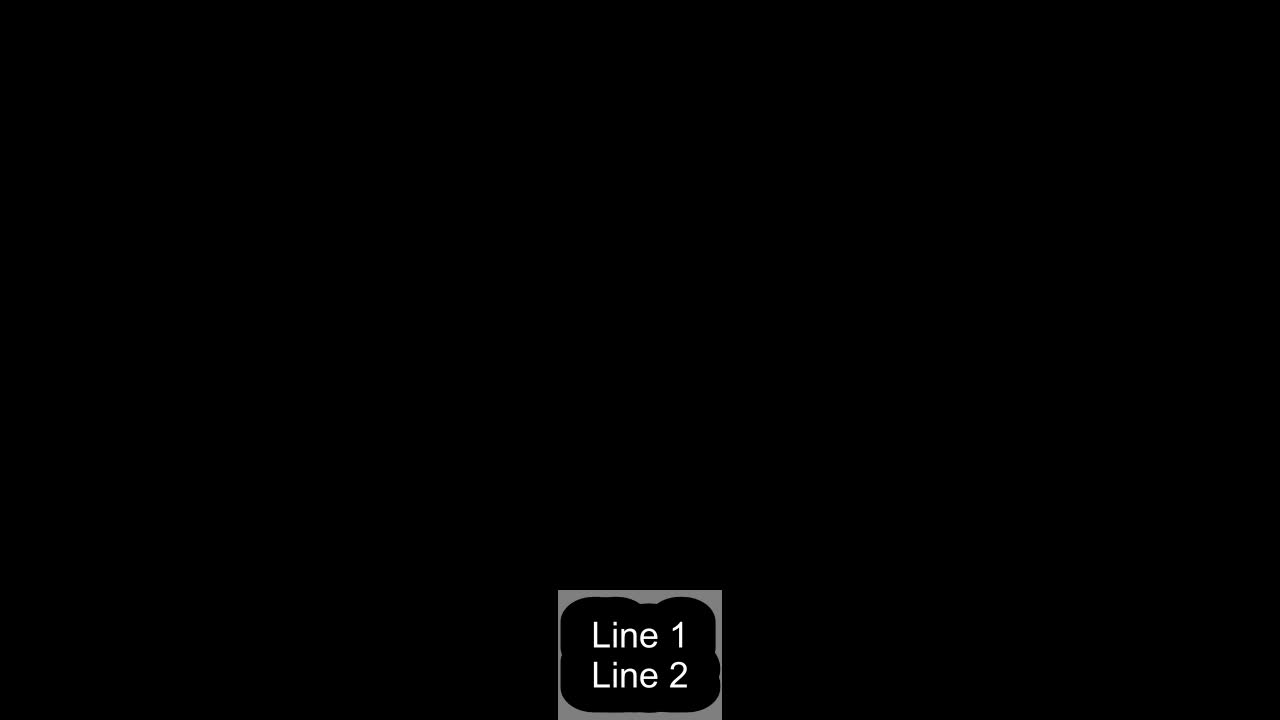
#> input picture tests/fixtures/frames/landscape_1280x720.jpg, 1280 x 720 px
$ python -i ocr_boxes.py   (imports and definitions only)
#> lines starting #> are read from the running program, lines starting #| are printed output that depends on the picture; after the words box and inside, x2 and y2 are one past the last pixel; in counts of white or black regions, pixels touching at a corner belong together
#> further down, picture is the input picture: shape (720, 1280); min 0, max 255, mean 0.9
"""Hardsub cover + caption burn — ocr_boxes."""
from __future__ import annotations

import hashlib
import json
import math
import os
import re
import shutil
import subprocess
import sys
from concurrent.futures import ThreadPoolExecutor
from pathlib import Path
from typing import Any

from pipeline.ocr.extract import _rapidocr_gpu_kwargs
from pipeline.core.jobs import _job_procs, check_cancel
from pipeline.core.media import h264_encoder_args, video_size
from pipeline.core.project import ensure_layout, set_status
from pipeline.core.resources import adaptive_workers, progress_msg
from pipeline.ocr.extract import _ocr_join_lines, _rapidocr_labels
from pipeline.ocr.cover_timing import resolve_cover_window
from pipeline.ocr.overlay_cover import mid_bottom_cutoff
from pipeline.ocr.labels import (
    clamp_label_box,
    cover_fit_label,
    is_tall_label,
    is_vertical_cjk_source,
    layout_label_caption,
    pick_label_box,
)
from pipeline.ocr.locate import (
    ocr_mid_hardsub_boxes,
    ocr_mid_labels,
    ocr_mid_vertical,
)
from pipeline.translate import _clean_burn_text

# aliases — giữ tên cũ cho call sites / tests
# [1 line that did not run here, left out]
# [1 line that did not run here, left out]
# [1 line that did not run here, left out]
# [1 line that did not run here, left out]
# [1 line that did not run here, left out]

from .layout_geo import _cover_box_fit, _cover_max_h, _tight_cover_box
from pipeline.export.cover_mask import _apply_cover_mask, _blur_region

# [231 lines left out: functions _blur_hardsubs, _is_corner_ui_box, _filter_subtitle_boxes, _merge_ocr_samples, _ocr_cue_boxes, not called in this run]


def _resolve_workers(requested: int | None, *, cap: int = 16, n: int | None = None) -> int:
    """1–cap theo setting; 0 = auto CPU (paint/blur). Job GPU dùng gpu_job_cap riêng."""
    return adaptive_workers(requested, kind="cpu", cap=cap, tasks=n)


# [97 lines left out: functions _precompute_cue_boxes, _fill_hardsub_flat, not called in this run]


def _erase_hardsubs(frame_bgr: Any, boxes: list[tuple[int, int, int, int]]) -> Any:
    """Cover-only: blur CapCut (không inpaint smear)."""
    return _blur_hardsubs(frame_bgr, boxes)


def _ocr_norm(s: str) -> str:
    return "".join((s or "").lower().split())


# [60 lines left out: functions _ocr_matches_subtitle, _ocr_subtitle_boxes, not called in this run]


def _row_ink_mask(gray: Any) -> Any:
    """Mask mực phụ đề (trắng/sáng + viền tối) — nới ngưỡng cho film xám."""
    import cv2
    import numpy as np

    k = np.ones((3, 3), np.uint8)
    # Ngưỡng cố định + tương đối (phim đen trắng / hardsub mờ).
    p90 = float(np.percentile(gray, 90)) if gray.size else 200.0
#> p90 = 0
    p10 = float(np.percentile(gray, 10)) if gray.size else 40.0
#> p10 = 0
    white_t = max(150.0, min(200.0, p90 - 8.0))
#> white_t = 150
    dark_t = min(90.0, max(40.0, p10 + 12.0))
#> dark_t = 40
    white = (gray > white_t).astype(np.uint8)
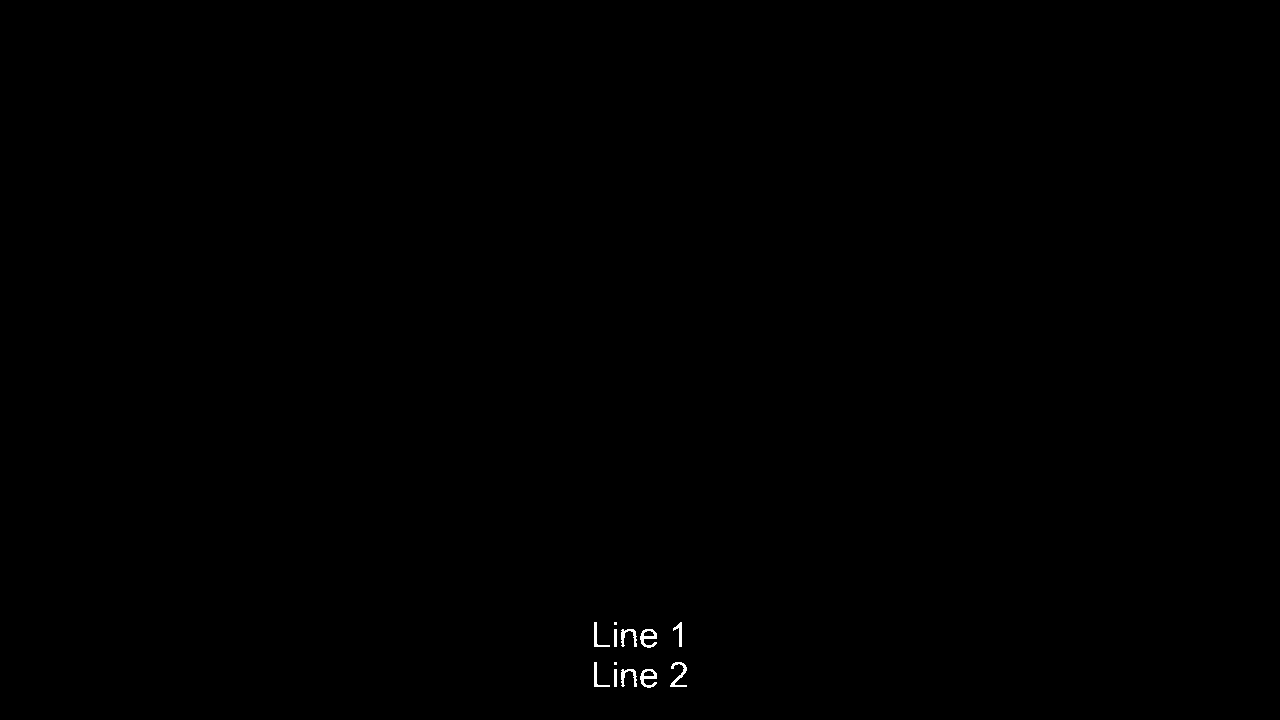
#> white: shape (720, 1280); values 0 (black) and 1 (white), 0.12% white; 12 white regions (2 under 20 px), largest, box (x1, y1, x2, y2) and area: (640, 629, 657, 648) 162, (640, 669, 657, 688) 162, (670, 662, 687, 687) 153
    dark = (gray < dark_t).astype(np.uint8)
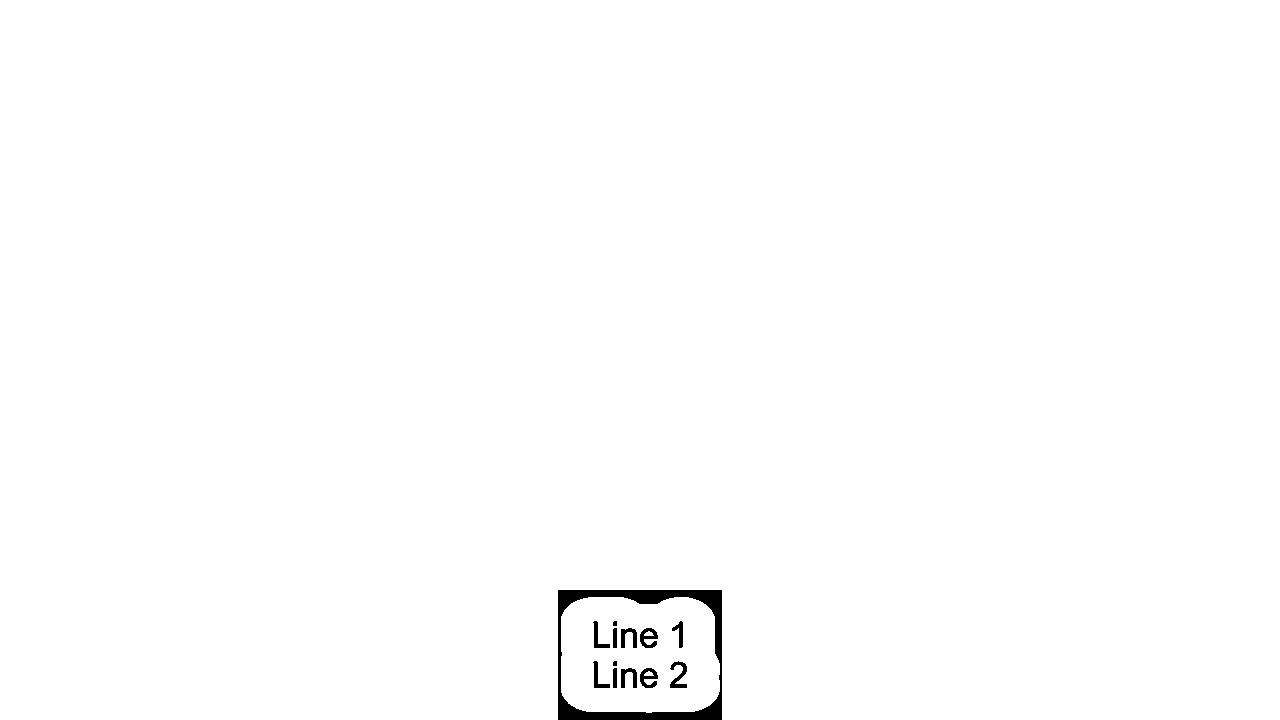
#> dark: shape (720, 1280); values 0 (black) and 1 (white), 99.4% white; 13 black regions (2 under 20 px), largest, box (x1, y1, x2, y2) and area: (558, 590, 722, 720) 4240, (670, 661, 687, 688) 215, (640, 628, 658, 648) 205
    ink = (white & cv2.dilate(dark, k, iterations=2)) | (
        dark & cv2.dilate(white, k, iterations=2)
    )
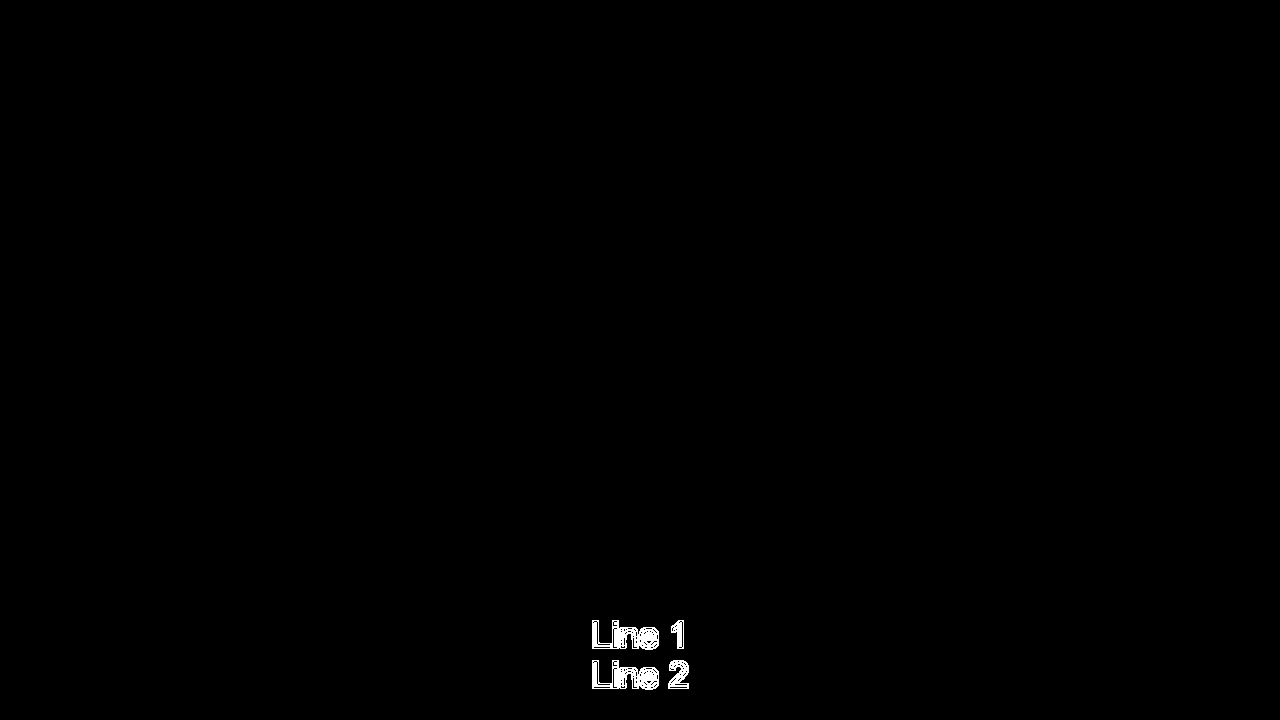
#> ink: shape (720, 1280); values 0 (black) and 1 (white), 0.3% white; 4 white regions, box (x1, y1, x2, y2) and area: (592, 620, 659, 650) 1066, (592, 660, 659, 690) 1066, (668, 660, 689, 689) 387, (671, 620, 684, 649) 215
    # Cũng giữ vùng rất sáng (hardsub trắng không có viền rõ).
    bright = (gray > max(185.0, white_t)).astype(np.uint8)
#> bright: shape (720, 1280); values 0 (black) and 1 (white), 0.11% white in thin lines or dots, all inside (x1, y1, x2, y2) = (594, 622, 687, 688)
    ink = np.maximum(ink, bright)
    return cv2.dilate(ink, k, iterations=2)
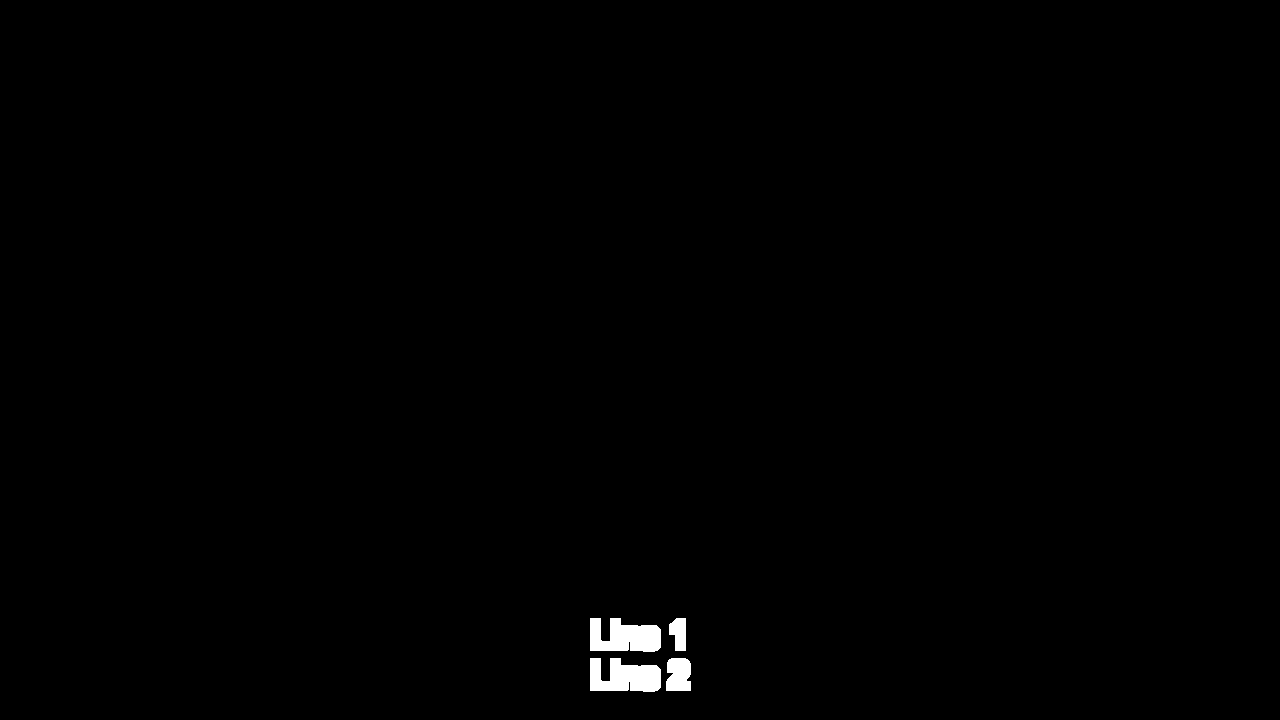
#> returned value: shape (720, 1280); values 0 (black) and 1 (white), 0.53% white; 4 white regions, box (x1, y1, x2, y2) and area: (590, 618, 661, 652) 1840, (590, 658, 661, 692) 1840, (666, 658, 691, 691) 746, (669, 618, 686, 651) 439


# [204 lines left out: functions _widen_boxes_to_ink, _merge_boxes, _union_box, _expand_vertical_watermark_cover, _segment_bbox_override, not called in this run]


def _box_cy(box: tuple[int, int, int, int]) -> float:
    return (box[1] + box[3]) * 0.5


def _bbox_looks_bottom(box: tuple[int, int, int, int], frame_h: int) -> bool:
    """Cover/caption dính đáy khung (fallback hardsub) — hay sai với chữ giữa."""
    return _box_cy(box) >= frame_h * 0.68


# [242 lines left out: functions _editor_layout_locked, _should_paint_cover_mask, _stored_cover_should_relocate, _caption_layout_looks_bottom, _hardsub_ink_mask, _cover_box_from_ink and 2 more, not called in this run]


__all__ = [
    '_clamp_label_box',
    '_pick_label_box',
    '_ocr_mid_labels',
    '_ocr_mid_vertical',
    '_ocr_mid_hardsub_boxes',
    '_blur_hardsubs',
    '_is_corner_ui_box',
    '_filter_subtitle_boxes',
    '_merge_ocr_samples',
    '_ocr_cue_boxes',
    '_resolve_workers',
    '_precompute_cue_boxes',
    '_fill_hardsub_flat',
    '_erase_hardsubs',
    '_ocr_norm',
    '_ocr_matches_subtitle',
    '_ocr_subtitle_boxes',
    '_row_ink_mask',
    '_widen_boxes_to_ink',
    '_merge_boxes',
    '_union_box',
    '_expand_vertical_watermark_cover',
    '_segment_bbox_override',
    '_box_cy',
    '_bbox_looks_bottom',
    '_editor_layout_locked',
    '_should_paint_cover_mask',
    '_stored_cover_should_relocate',
    '_caption_layout_looks_bottom',
    '_hardsub_ink_mask',
    '_cover_box_from_ink',
    '_ocr_band_subs',
    '_match_cue_index',
]

>>> import cv2
>>> picture = cv2.imread('../../../../tests/fixtures/frames/landscape_1280x720.jpg', cv2.IMREAD_GRAYSCALE)
>>> result = _row_ink_mask(picture)
